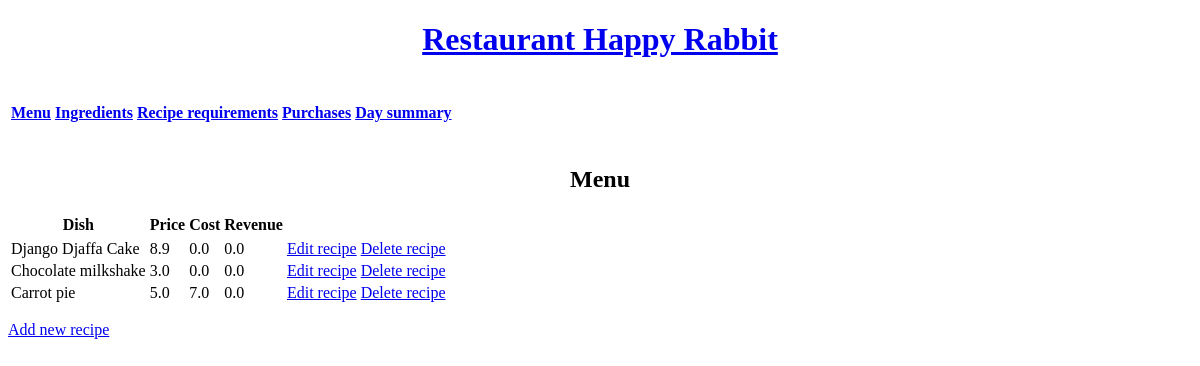
/menu/ (signed in), run on an earlier commit of the app's database.
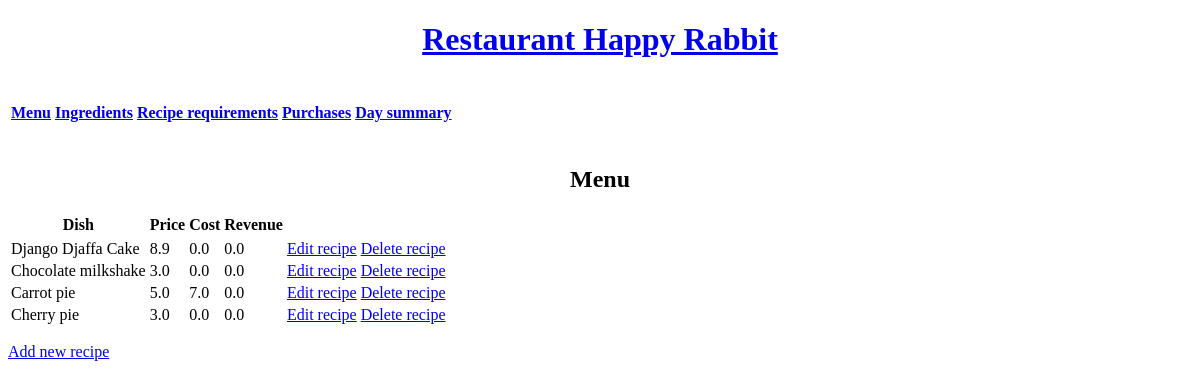
And on a later commit of the database.
### Inventory/models.py (models this page shows, shortened)
class MenuItem(models.Model):
    item_name = models.CharField(max_length=30)
    price = models.FloatField(default=0.0)
    cost = models.FloatField(default=0.0)
    revenue = models.FloatField(default=0.0)

### Inventory/views.py (the view)
# urls.py: path('menu/', views.MenuView.as_view(), name='menu'),
class MenuView(LoginRequiredMixin,ListView):
    model = MenuItem
    template_name = 'Inventory/menu.html'
    def get_context_data(self):
        context = super().get_context_data()
        context['menu'] = MenuItem.objects.all()
        return context

### Inventory/templates/Inventory/menu.html (shortened to what this page needs)
{% extends 'Inventory/base.html' %}
{% load static %}
{% block content %}
<h2><center>Menu</center></h2>
<table>
    <thead>
    <tr>
        <th>Dish</th>
        <th>Price</th>
        <th>Cost</th>
        <th>Revenue</th>
    </tr>
    </thead>
    <tbody>
        <tr>
    {% for item in menu %}
        <tr>
            <td>{{ item.item_name }}</td>
            <td>{{ item.price }}</td>
            <td>{{ item.cost }}</td>
            <td>{{ item.revenue }}</td>
            <td><a href="{% url 'updatemenuitem' item.id %}">Edit recipe</a></td>
            <td><a href="{% url 'deletemenuitem' item.id %}">Delete recipe</a></td>
        </tr>
    {% endfor %}
    </tbody>
</table>
<p><a href="{% url 'addmenuitem' %}">Add new recipe</a></p>
{% endblock %}

What changed in the data, as far as the page shows it:
added MenuItem: item_name "Cherry pie", price "3.0", cost "0.0", revenue "0.0"
